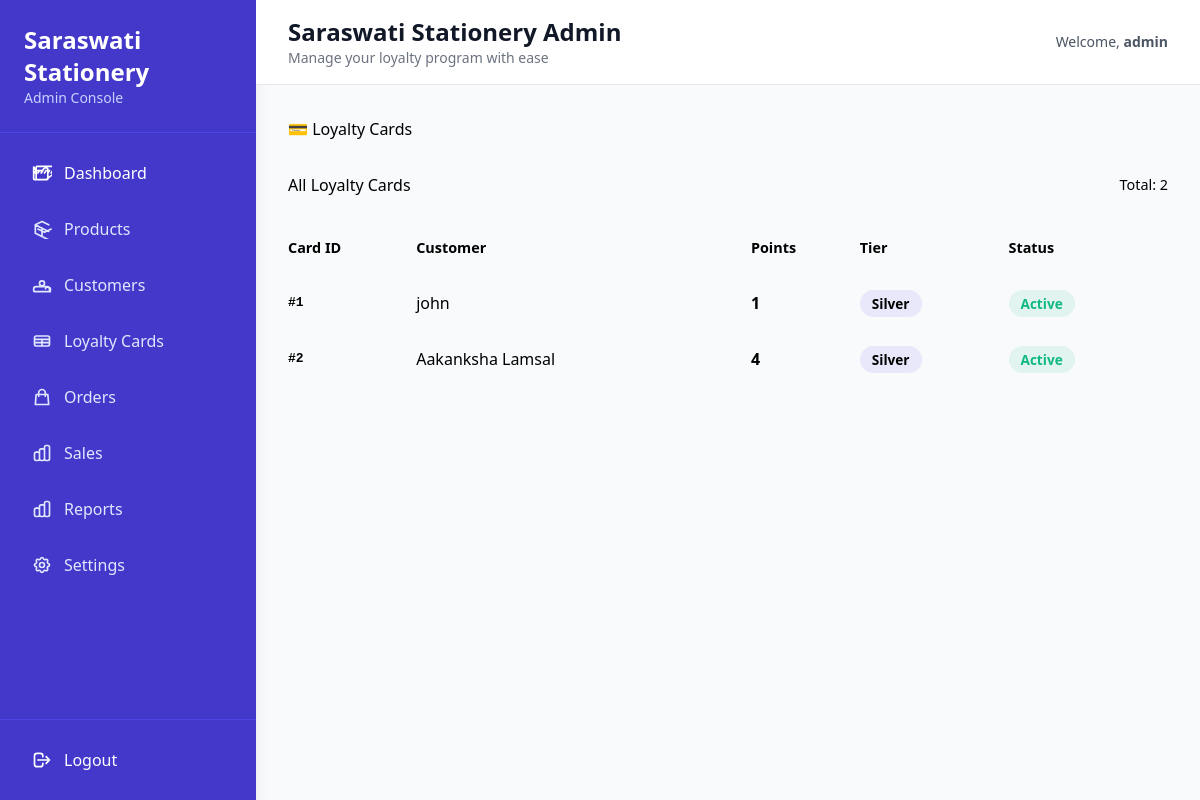
The page /admin/loyalty_cards (signed in) on the database its author committed.
### models.py (models this page shows, shortened)
class User(UserMixin, db.Model):
    id = db.Column(db.Integer, primary_key=True)
    username = db.Column(db.String(150), unique=True, nullable=False)
    email = db.Column(db.String(150), unique=True, nullable=False)
    password = db.Column(db.String(150), nullable=False)
    role = db.Column(db.String(50), default='customer') # 'admin' or 'customer'
    created_at = db.Column(db.DateTime, default=datetime.utcnow)
    sales = db.relationship('Sale', backref='user', lazy=True)
    loyalty_card = db.relationship('LoyaltyCard', backref='user', uselist=False, lazy=True)
    @property
    def is_admin(self):
        return self.role == 'admin'

class LoyaltyCard(db.Model):
    id = db.Column(db.Integer, primary_key=True)
    user_id = db.Column(db.Integer, db.ForeignKey('user.id'), unique=True, nullable=False)
    points = db.Column(db.Integer, default=0)
    tier = db.Column(db.String(50), default='Silver') # Silver, Gold, Platinum

### app.py (the view)
@app.route('/admin/loyalty_cards')
@login_required
def admin_loyalty_cards():
    if not current_user.is_admin:
        abort(403)
    loyalty_cards = LoyaltyCard.query.all()
    return render_template('admin/loyalty_cards.html', loyalty_cards=loyalty_cards)

### app.py (called while the page is built)
@login_manager.user_loader
def load_user(user_id):
    return User.query.get(int(user_id))

### templates/admin/loyalty_cards.html
{% extends "admin/base_admin.html" %}
{% block content %}
<h2 style="margin-bottom: 2rem;">💳 Loyalty Cards</h2>
<div class="card">
    <div style="display: flex; justify-content: space-between; align-items: center; margin-bottom: 1.5rem;">
        <h3>All Loyalty Cards</h3>
        <p style="color: var(--text-muted); font-size: 0.9rem;">Total: {{ loyalty_cards|length }}</p>
    </div>
    <div style="overflow-x: auto;">
        <table style="width: 100%; border-collapse: collapse;">
            <thead>
                <tr style="text-align: left; border-bottom: 2px solid var(--border); color: var(--text-muted); font-size: 0.9rem;">
                    <th style="padding: 1rem 0;">Card ID</th>
                    <th style="padding: 1rem 0;">Customer</th>
                    <th style="padding: 1rem 0;">Points</th>
                    <th style="padding: 1rem 0;">Tier</th>
                    <th style="padding: 1rem 0;">Status</th>
                </tr>
            </thead>
            <tbody>
                {% for card in loyalty_cards %}
                <tr style="border-bottom: 1px solid var(--border);">
                    <td style="padding: 1rem 0; font-weight: 600; font-family: monospace; color: var(--primary);">#{{ card.id }}</td>
                    <td style="padding: 1rem 0;">{{ card.user.username if card.user else 'N/A' }}</td>
                    <td style="padding: 1rem 0; font-weight: 700; color: var(--primary);">{{ card.points }}</td>
                    <td style="padding: 1rem 0;">
                        <span style="background: {% if card.tier == 'Platinum' %}rgba(251, 191, 36, 0.1); color: #fbbf24;{% elif card.tier == 'Gold' %}rgba(34, 197, 94, 0.1); color: #22c55e;{% else %}rgba(79, 70, 229, 0.1); color: var(--primary);{% endif %} padding: 0.25rem 0.75rem; border-radius: 2rem; font-size: 0.85rem; font-weight: 600;">
                            {{ card.tier }}
                        </span>
                    </td>
                    <td style="padding: 1rem 0;">
                        <span style="background: rgba(16, 185, 129, 0.1); color: #10b981; padding: 0.25rem 0.75rem; border-radius: 2rem; font-size: 0.85rem; font-weight: 600;">Active</span>
                    </td>
                </tr>
                {% else %}
                <tr>
                    <td colspan="5" style="padding: 2rem; text-align: center; color: var(--text-muted);">No loyalty cards found.</td>
                </tr>
                {% endfor %}
            </tbody>
        </table>
    </div>
</div>
{% endblock %}

### templates/admin/base_admin.html (shortened to what this page needs)
<!DOCTYPE html>
<html lang="en">
<head>
  <script src="https://cdn.tailwindcss.com"></script>
</head>
<body class="bg-gray-50">
<div class="flex h-screen">
  <aside class="w-64 bg-indigo-700 text-white flex flex-col shadow-lg">
    <div class="p-6 border-b border-indigo-600">
      <h1 class="text-2xl font-bold">Saraswati Stationery</h1>
      <p class="text-indigo-200 text-sm">Admin Console</p>
    </div>
    <nav class="flex-1 p-4 space-y-2 overflow-y-auto">
      <a href="{{ url_for('admin_dashboard') }}"
         class="flex items-center gap-3 px-4 py-3 rounded-lg hover:bg-indigo-600 transition text-white font-medium group">
        <span>Dashboard</span>
      </a>
      <a href="{{ url_for('admin_products') }}"
         class="flex items-center gap-3 px-4 py-3 rounded-lg hover:bg-indigo-600 transition text-indigo-100 font-medium">
        <svg class="w-5 h-5" fill="none" stroke="currentColor" viewBox="0 0 24 24">
          <path stroke-linecap="round" stroke-linejoin="round" stroke-width="2" d="M20 7l-8-4-8 4m0 0l8 4m-8-4v10l8 4m0-10l8 4m-8-4v10l8 4M7 12l8 4m0 0l8-4"></path>
        </svg>
        <span>Products</span>
      </a>
      <a href="{{ url_for('admin_customers') }}"
         class="flex items-center gap-3 px-4 py-3 rounded-lg hover:bg-indigo-600 transition text-indigo-100 font-medium">
        <svg class="w-5 h-5" fill="none" stroke="currentColor" viewBox="0 0 24 24">
          <path stroke-linecap="round" stroke-linejoin="round" stroke-width="2" d="M17 20h5v-2a3 3 0 00-5.856-1.487M15 10a3 3 0 11-6 0 3 3 0 016 0zM4 20h16c.552 0 1-.448 1-1v-2a3 3 0 00-3-3H5a3 3 0 00-3 3v2c0 .552.448 1 1 1z"></path>
        </svg>
        <span>Customers</span>
      </a>
      <a href="{{ url_for('admin_loyalty_cards') }}"
         class="flex items-center gap-3 px-4 py-3 rounded-lg hover:bg-indigo-600 transition text-indigo-100 font-medium">
        <svg class="w-5 h-5" fill="none" stroke="currentColor" viewBox="0 0 24 24">
          <path stroke-linecap="round" stroke-linejoin="round" stroke-width="2" d="M3 10h18M3 14h18m-9-4v8m-7 0h14a2 2 0 002-2V8a2 2 0 00-2-2H5a2 2 0 00-2 2v8a2 2 0 002 2z"></path>
        </svg>
        <span>Loyalty Cards</span>
      </a>
      <a href="{{ url_for('admin_orders') }}"
         class="flex items-center gap-3 px-4 py-3 rounded-lg hover:bg-indigo-600 transition text-indigo-100 font-medium">
        <svg class="w-5 h-5" fill="none" stroke="currentColor" viewBox="0 0 24 24">
          <path stroke-linecap="round" stroke-linejoin="round" stroke-width="2" d="M16 11V7a4 4 0 00-8 0v4M5 9h14l1 12H4L5 9z"></path>
        </svg>
        <span>Orders</span>
      </a>
      <a href="{{ url_for('admin_sales') }}"
         class="flex items-center gap-3 px-4 py-3 rounded-lg hover:bg-indigo-600 transition text-indigo-100 font-medium">
        <span>Sales</span>
      </a>
      <a href="{{ url_for('admin_reports') }}"
         class="flex items-center gap-3 px-4 py-3 rounded-lg hover:bg-indigo-600 transition text-indigo-100 font-medium">
        <span>Reports</span>
      </a>
      <a href="{{ url_for('admin_settings') }}"
         class="flex items-center gap-3 px-4 py-3 rounded-lg hover:bg-indigo-600 transition text-indigo-100 font-medium">
        <span>Settings</span>
      </a>
    </nav>
    <div class="p-4 border-t border-indigo-600 space-y-2">
      <a href="{{ url_for('logout') }}"
         class="flex items-center gap-3 px-4 py-3 rounded-lg hover:bg-red-600 transition text-white font-medium">
        <svg class="w-5 h-5" fill="none" stroke="currentColor" viewBox="0 0 24 24">
          <path stroke-linecap="round" stroke-linejoin="round" stroke-width="2" d="M17 16l4-4m0 0l-4-4m4 4H7m6 4v1a3 3 0 01-3 3H6a3 3 0 01-3-3V7a3 3 0 013-3h4a3 3 0 013 3v1"></path>
        </svg>
        <span>Logout</span>
      </a>
    </div>
  </aside>
  <main class="flex-1 overflow-y-auto">
    <div class="bg-white border-b border-gray-200 px-8 py-4 flex justify-between items-center">
      <div>
        <h2 class="text-2xl font-bold text-gray-900">Saraswati Stationery Admin</h2>
        <p class="text-gray-500 text-sm">Manage your loyalty program with ease</p>
      </div>
      <div class="flex items-center gap-4">
        <span class="text-gray-600 text-sm">Welcome, <span class="font-semibold">{{ current_user.username }}</span></span>
      </div>
    </div>
    <div class="p-8">
      {% block content %}{% endblock %}
    </div>
  </main>
</div>
</body>
</html>

### rows shown on the page
User: username "admin"
LoyaltyCard: id "1", user "john", points "1", tier "Silver"
LoyaltyCard: id "2", user "Aakanksha Lamsal", points "4", tier "Silver"

### other values the page prints
{{ loyalty_cards|length }} "2"
